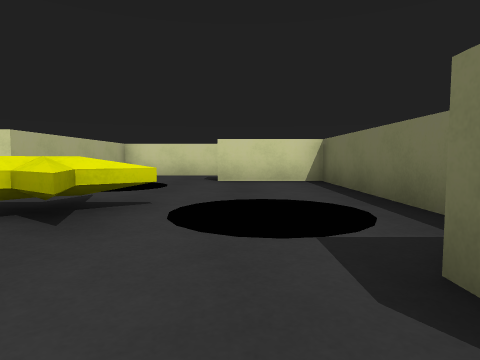
view 1 (above)

16 first-person views from a walk through a Unity game level. The camera is 0.55 m above the floor, tilts 4° down and sees 75° across. The floor is counted in squares, 1 m on a side. Each view is taken from the middle of a square. On the plan, view 1 faces up. The plan holds only what a view shows up to about 9 squares ahead; the rest is blank. The player character is not drawn.

view 2
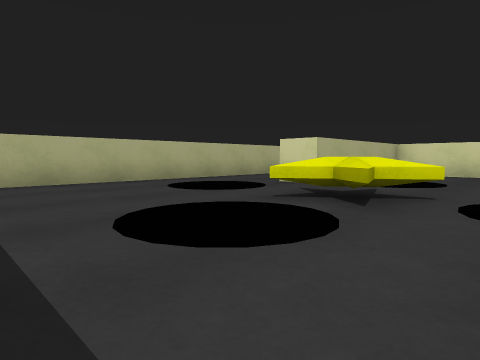

view 3
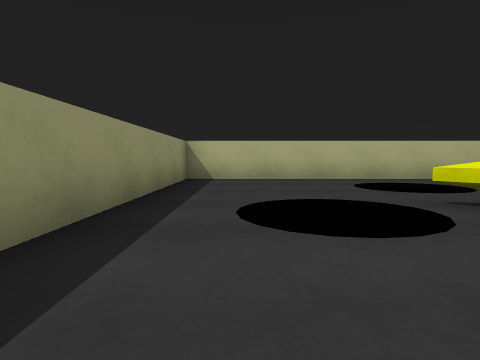

view 4
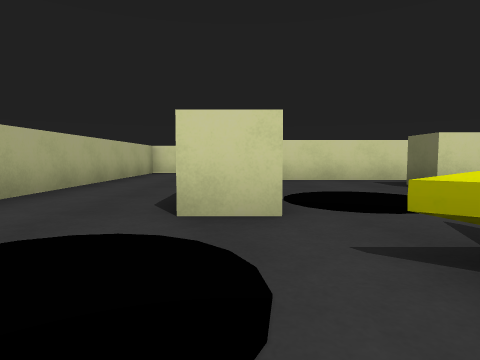

view 5
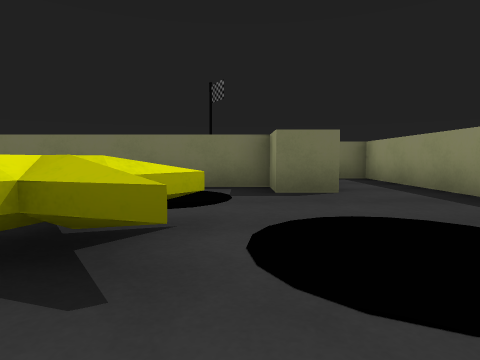

view 6
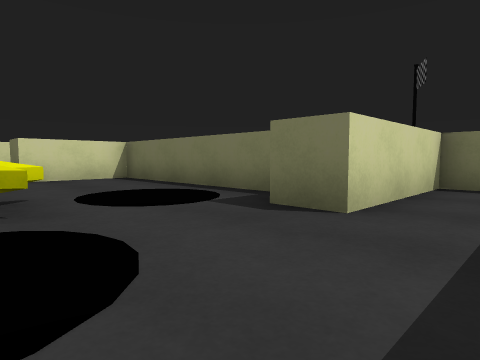

view 7
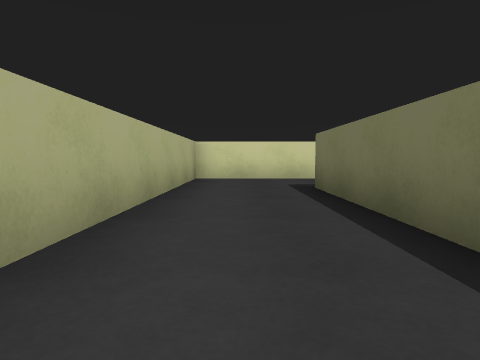

view 8
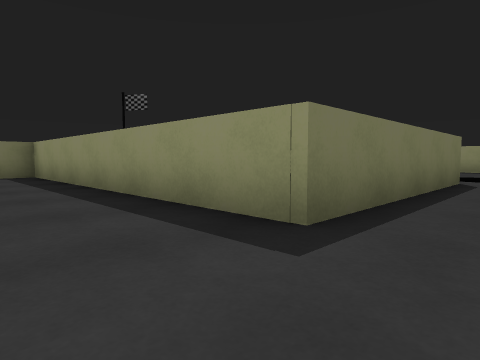

view 9
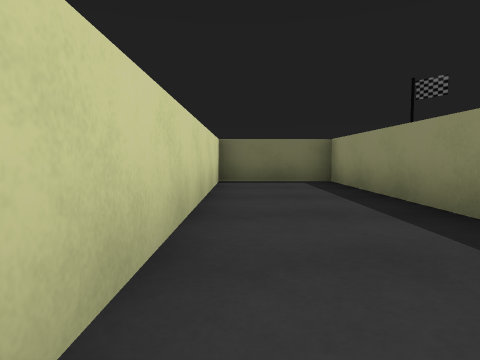

view 10
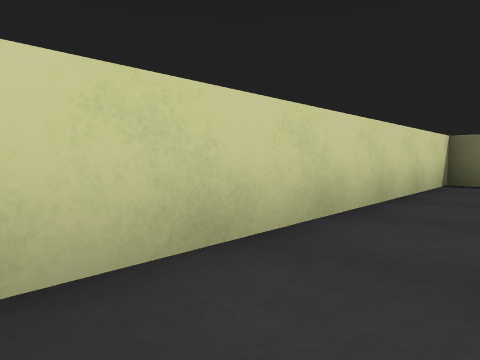

view 11
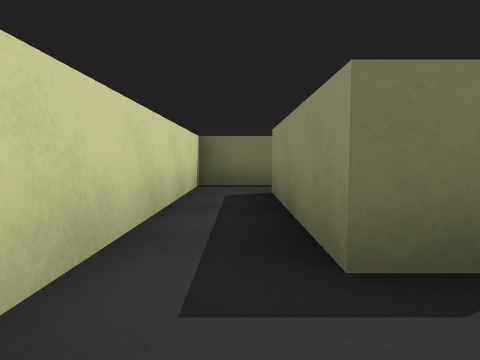

view 12
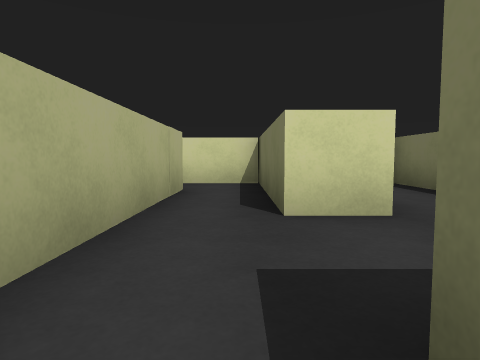

view 13
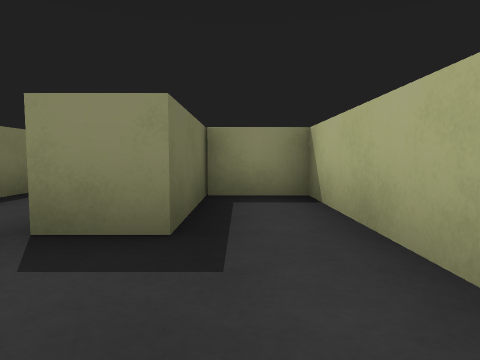

view 14
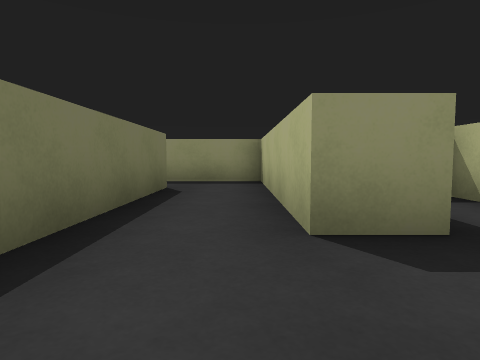

view 15
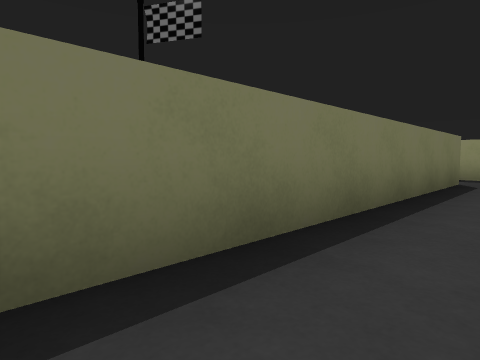

view 16
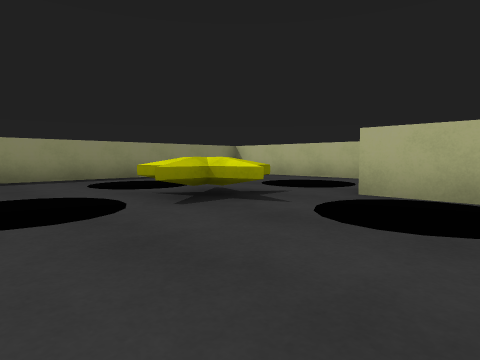

### Floor plan
Key: @ floor where view 1 was taken; # wall or solid block; . floor; S star; O other object.
Columns run from 7 left of view 1 to 8 right of it. Each row starts with its distance up from view 1.
 14 #############
 13 #...........#
 12 #...........#
 11 #..##########
 10 #..#############
  9 #..#........# .#
  8 #..#...####.#..#
  7 #..#OO...##.#..#
  6 #..#OO...##.#..#
  5 #..#.O...##....#
  4 #.O..S.OO##....#
  3 #OOO... O##.#..#
  2 #....O.O.##.#..#
  1 #...O O.#####..#
  0 #....O.@....#..
 -1 #...........#...
 -2 ################

Where each view was taken, in squares from view 1:
view 1: 0 up, 0 right, facing up
view 2: 1 down, 0 right, facing up-left
view 3: 0 up, 1 right, facing left
view 4: 2 up, 4 left, facing up
view 5: 2 up, 4 left, facing right
view 6: 1 down, 2 left, facing up-right
view 7: 5 up, 6 left, facing up
view 8: 13 up, 6 left, facing down-right
view 9: 13 up, 3 left, facing right
view 10: 12 up, 3 left, facing up-right
view 11: 9 up, 2 left, facing right
view 12: 3 up, 4 right, facing up
view 13: 6 up, 4 right, facing down
view 14: 6 up, 6 right, facing down
view 15: 8 up, 6 right, facing down-right
view 16: 7 up, 1 right, facing down-left
